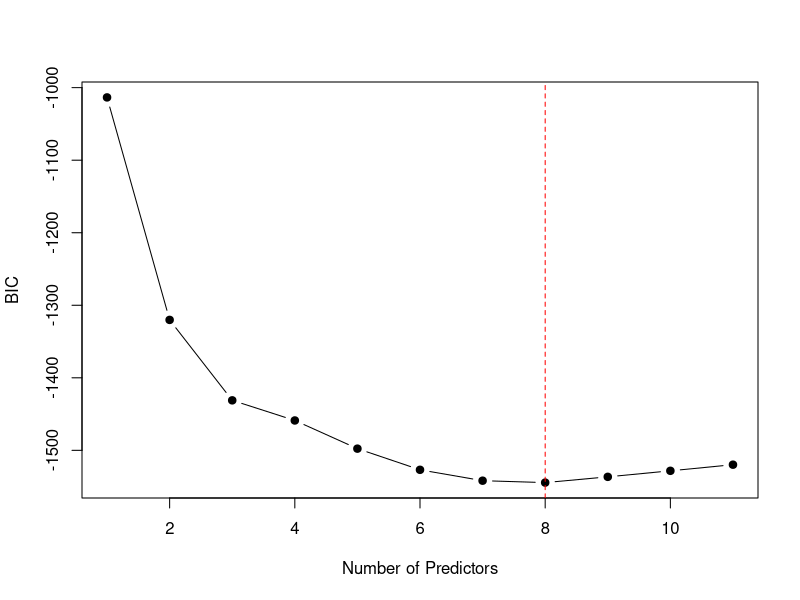
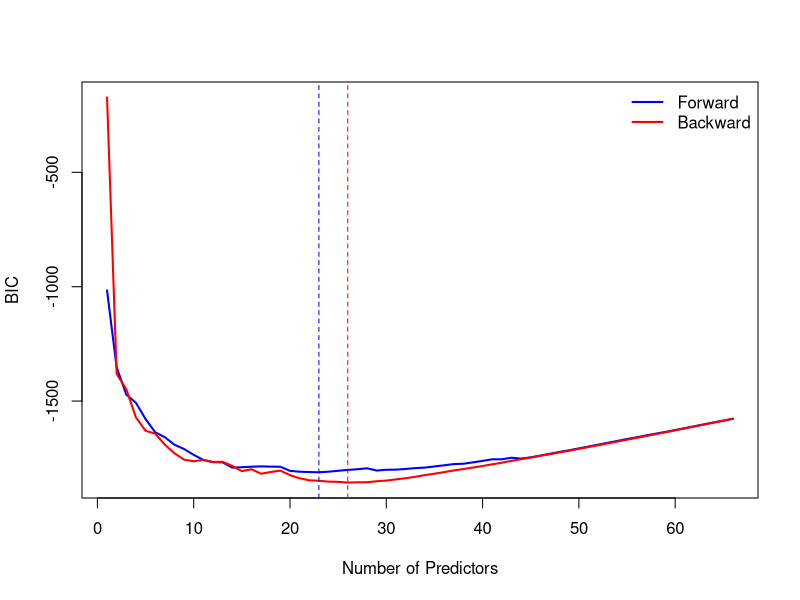

The R script that drew these images, in order:
## ---- chunk 1
### In this part we will do:
### (1) All subset selections with no interaction
### (2) Forward selection with two way interactions
### (3) Backward selection with two way interactions

### Upload the data:

wine = read.csv("white-wine.csv", header=TRUE)

# Install packages for sub set selection
# install.packages("leaps")
library(leaps)

### The regsubsets function is the main function in this package that 
###  allows you to do variable selection
### Setting nvmax = 11, will consider all the possible subsets
### When the summary() on the results is run, it computes the best as the lowest RSS

all.subsets.models = regsubsets(quality ~ .,     data = wine, nvmax = 11)
forward.models     = regsubsets(quality ~ (.)^2, data = wine, nvmax = 66, method = "forward")
backward.models    = regsubsets(quality ~ (.)^2, data = wine, nvmax = 66, method = "backward")

summary.all.subsets.models = summary(all.subsets.models)
summary.all.subsets.models

###
### Among 1 variable models, the model with only alcohol had the lowest RSS.
### Among 2 variable models, the model with alcohol and volatile.acidity has the lowest RSS.
### Among 3 variable models, the model with alcohol and volatile.acidity and residual.sugar has the lowest RSS.
###

### What additional information is contained in the summary?

names(summary.all.subsets.models)

###
### Extract the BIC values.  The lower the BIC, the better the model.
###

bic.all.subsets.models = summary.all.subsets.models$bic
bic.all.subsets.models 
## ---- chunk 2
###
### Plot the BIC values versus the number of predictors to see the "best" model:
###

predictors = 1:11
plot(bic.all.subsets.models ~ predictors, ylab="BIC", xlab="Number of Predictors", type="b", pch=19)
abline(v = 8, lty = 2, col = "red")
## ---- chunk 3

### Note something interesting: BIC keeps on decreasing but after some point it starts going up; models with 
### more predictors start to perform worse.

### 8 appears to be the lowest one.  Which ones are they?

summary.all.subsets.models

coef(all.subsets.models,8)

### They are: fixed.acidity + volatile.acidity + residual.sugar + free.sulfur.dioxide + density + pH + sulphates + alcohol

### Let's look at the results of the forward and backward too

summary.forward.models  = summary(forward.models)
summary.backward.models = summary(backward.models)

bic.values.forward  = summary.forward.models$bic
bic.values.backward = summary.backward.models$bic

predictors = 1:66
matplot(x = predictors , y = cbind(bic.values.forward, bic.values.backward),type = "l", lty = 1, 
        ylab = "BIC", xlab="Number of Predictors", col = c("blue","red"), lwd = 2 )
abline(v = which.min(bic.values.forward),   lty = 2, col = "blue")
abline(v = which.min(bic.values.backward),  lty = 2, col = "red")
legend("topright", c("Forward","Backward"), lty = 1, col = c("blue","red"), lwd = 2, bty = "n")

### The BIC based best models must be different.

### So what?  What have we done? Which model should we go with?

which.min(bic.values.forward)
which.min(bic.values.backward)

coef(forward.models,  23)
coef(backward.models, 26)

### Some ugly string processing

u1               = toString(names(coef(forward.models, 23))[-1])
u2               = gsub(pattern = ", ",  replacement = " + ", x = toString(u1))
forward.formula  = as.formula(paste("quality ~ ", u2, sep = ""))

v1               = toString(names(coef(backward.models, 26))[-1])
v2               = gsub(pattern = ", ",  replacement = " + ", x = toString(v1))
backward.formula = as.formula(paste("quality ~ ", v2, sep = ""))

### Does it perform better when doing prediction?
### Just for fun let's inculde a model with only alcohol

no.of.folds  = 10
set.seed(666)
index.values = sample(1:no.of.folds, size = dim(wine)[1], replace = TRUE)

mse = matrix(NA, nrow = no.of.folds, ncol = 4)
colnames(mse) = c("Alcohol","All","Forward","Backward")

for (i in 1:no.of.folds)
{
   index.out               = which(index.values == i)                             
   left.out.data           = wine[  index.out, ]                                  
   left.in.data            = wine[ -index.out, ]  
    
   alcohol          = lm(quality ~ alcohol, data = left.in.data)                             
   all              = lm(quality ~ fixed.acidity + volatile.acidity + residual.sugar + free.sulfur.dioxide + 
                                       density + pH + sulphates + alcohol, data = left.in.data)     
   forward          = lm(forward.formula,  data = left.in.data) 
   backward         = lm(backward.formula, data = left.in.data)     

   y =  left.out.data[,12]
     
   mse[i,1] = mean((y - predict(alcohol,  newdata = left.out.data))^2) 
   mse[i,2] = mean((y - predict(all,      newdata = left.out.data))^2)
   mse[i,3] = mean((y - predict(forward,  newdata = left.out.data))^2) 
   mse[i,4] = mean((y - predict(backward, newdata = left.out.data))^2)
  
}

### Now let's look at the RMSE values.

head(mse)

sqrt(apply(mse, MARGIN = 2, FUN = mean))
 
############################################################################
